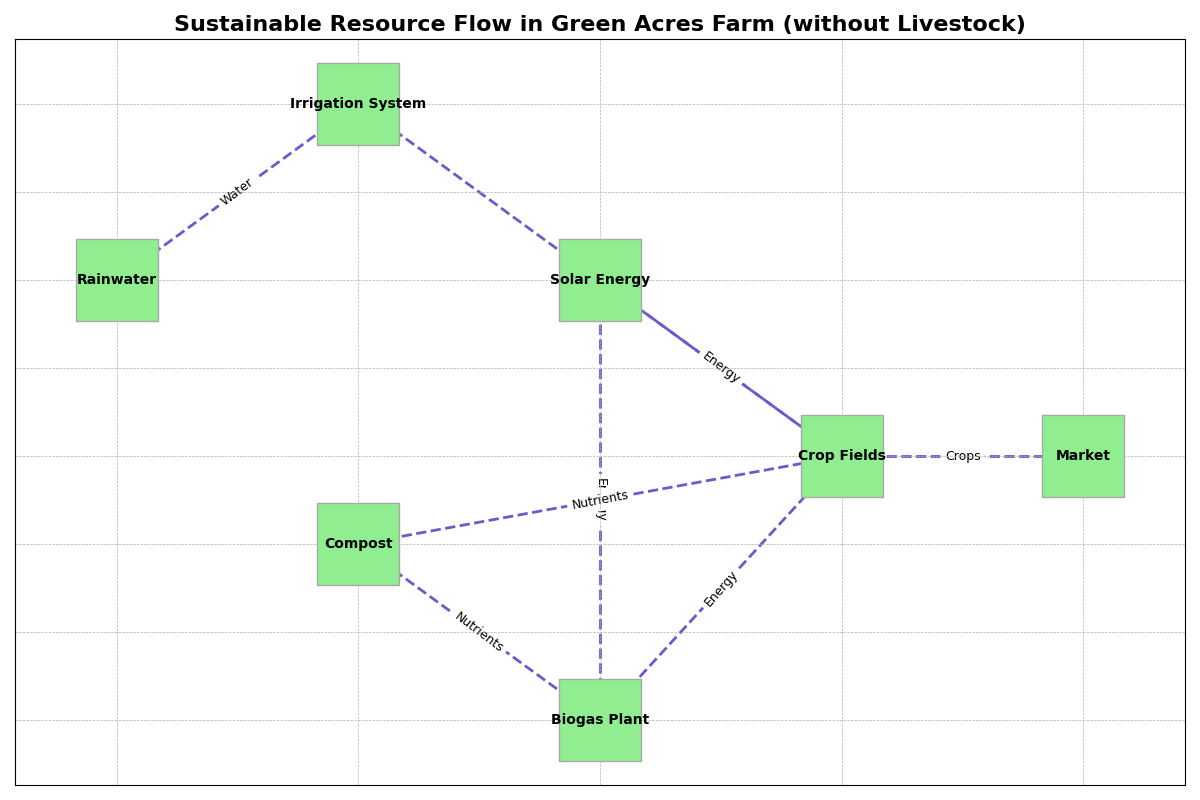

The script that drew this image:
import matplotlib.pyplot as plt
import networkx as nx

G = nx.Graph()

nodes = [
    "Rainwater", "Solar Energy", "Compost", "Crop Fields", 
    "Irrigation System", "Biogas Plant", "Market"
]

G.add_nodes_from(nodes)

edges = [
    ("Rainwater", "Irrigation System"),
    ("Solar Energy", "Biogas Plant"),
    ("Solar Energy", "Crop Fields"),
    ("Compost", "Crop Fields"),
    ("Compost", "Biogas Plant"),
    ("Crop Fields", "Market"),
    ("Irrigation System", "Crop Fields"),
    ("Biogas Plant", "Crop Fields")
]

G.add_edges_from(edges)

pos = {
    "Rainwater": (0, 3),
    "Solar Energy": (2, 3),
    "Compost": (1, 1.5),
    "Crop Fields": (3, 2),
    "Irrigation System": (1, 4),
    "Biogas Plant": (2, 0.5),
    "Market": (4, 2),
}

plt.figure(figsize=(12, 8))
nx.draw_networkx_nodes(G, pos, node_size=3500, node_color='lightgreen', edgecolors='darkgray', node_shape='s')
nx.draw_networkx_edges(G, pos, edgelist=edges, edge_color='slateblue', style='dashed', width=2)
nx.draw_networkx_labels(G, pos, font_size=10, font_weight='bold')

edge_labels = {
    ("Rainwater", "Irrigation System"): "Water",
    ("Solar Energy", "Biogas Plant"): "Energy",
    ("Solar Energy", "Crop Fields"): "Energy",
    ("Compost", "Crop Fields"): "Nutrients",
    ("Compost", "Biogas Plant"): "Nutrients",
    ("Crop Fields", "Market"): "Crops",
    ("Irrigation System", "Crop Fields"): "Water",
    ("Biogas Plant", "Crop Fields"): "Energy"
}

nx.draw_networkx_edge_labels(G, pos, edge_labels=edge_labels, font_size=9)

plt.title('Sustainable Resource Flow in Green Acres Farm (without Livestock)', fontsize=16, fontweight='bold')
plt.grid(linestyle='--', linewidth=0.5)
plt.tight_layout()
plt.show()
